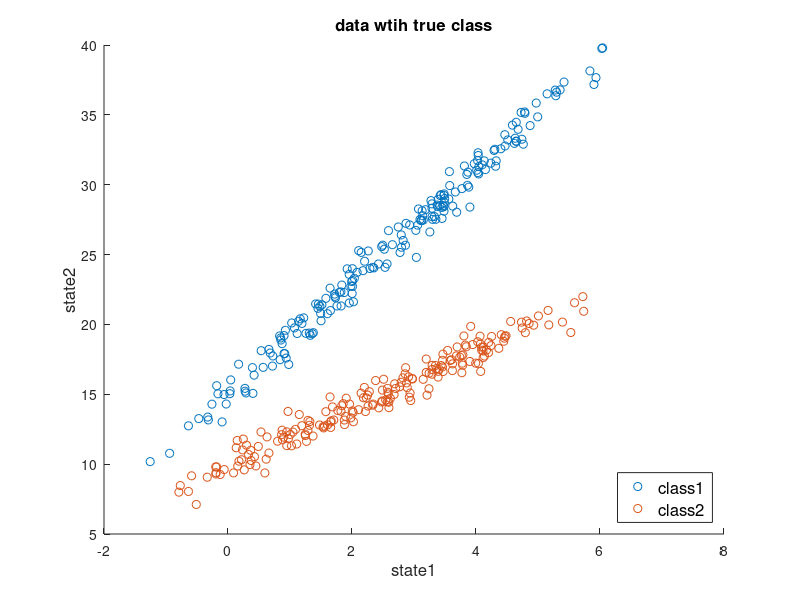

Here is the MATLAB script that generated this plot: (Note: this script raises an error after producing the figure.)
%test NN with linear data

clear all

%% make fake data 
nn = 200;
noiz = 0.7;

rangen = [0 5];

params1 = [4 15]; %m, b
params2 = [2 10]; %m, b


xm = linspace(rangen(1),rangen(2),nn)';

xm1 = xm + randn(nn,1)*noiz;
xm2 = xm + randn(nn,1)*noiz;

yx1 = xm1.*params1(1) + params1(2) + randn(nn,1)*noiz;
yx2 = xm2.*params2(1) + params2(2) + randn(nn,1)*noiz;


X1 = [xm1, yx1];
X2 = [xm2, yx2];

X = [X1;X2];
Y = [ones(nn,1)*1;ones(nn,1)*2]; %;ones(nn,1)*3];
classes = unique(Y)


figure
gscatter(X(:,1),X(:,2),Y)
title('Sample Data','FontSize', 12)
xlabel('state1','FontSize', 12)
ylabel('state2','FontSize', 12)
hl = legend('class1','class2','Location','southeast');
set(hl,'FontSize',12);
title('data wtih true class')

%% see what the scaled data is
[Xhat,~,~] = MeanVarianceScale(X);
figure
gscatter(Xhat(:,1),Xhat(:,2),Y)
title('scaled data')

%%

% format output
[YBinary,cslist,mapping] = NNFormatOutput(Y);

%initilize the layers / weights
layers = 3;
nodes = [4,5,3];
[NN] = NNInitialize(X,YBinary,layers,nodes);

alpha = 0.99999; %learning rate (0 - 1)
max_epoch = 1000;
accuracy_target = 0.5;

%Train it 
[NN,MSE] = NNTrain(X,YBinary,NN,alpha,max_epoch,accuracy_target);


%% Check classifiying

%online NN classify
Yestb = NNOnline(NN, X);

%convert back to our class labels
Yest = NNUnformatOutput(Yestb,cslist,mapping);
    
figure
gscatter(X(:,1),X(:,2),Yest)
title('data wtih est class')
